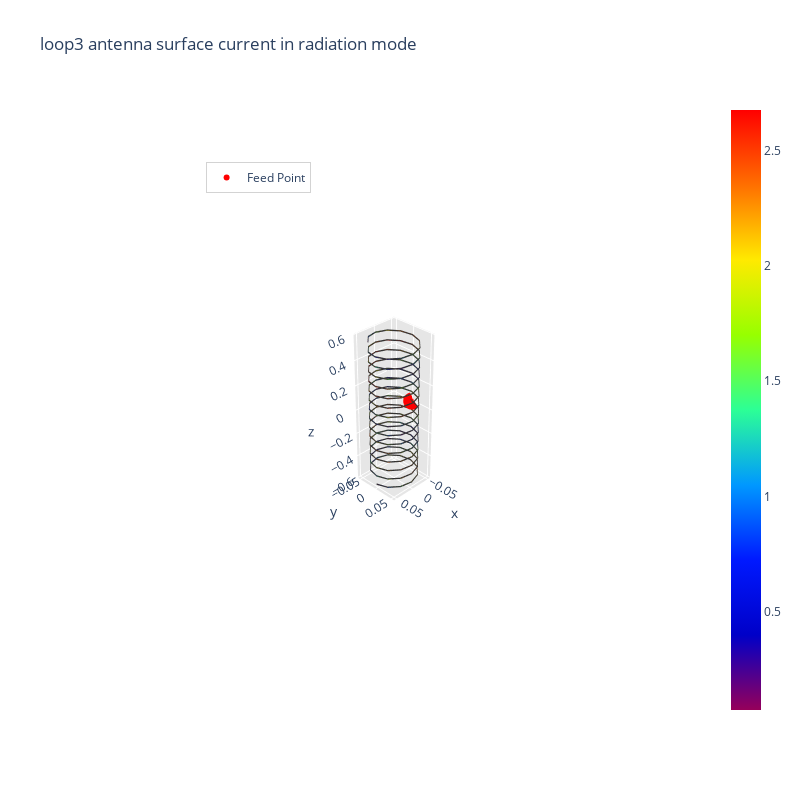

Notebook cell for this chart:
### Code cell
# Start time measurement
start_time = time.time()

feed_point = np.array([-0.1, 0, 0])
frequency = 500e6

radiation_algorithm(filename_mesh, frequency, feed_point)

elapsed_time = time.time() - start_time
print(f"Elapsed time for processing the studied antenna: {elapsed_time:.6f} seconds")
print('\n')

### Figure 1 — Plotly figure (JSON) as saved in the notebook; plotly's stock layout.template omitted (floating-point values rounded to 4 significant figures; data arrays with more than 128 entries replaced by an {"elided": "..."} marker saying what was removed)
{"data": [{"facecolor": {"elided": "358 str values"}, "i": {"elided": "358 int values"}, "j": {"elided": "358 int values"}, "k": {"elided": "358 int values"}, "name": "", "type": "mesh3d", "x": {"elided": "360 float values"}, "y": {"elided": "360 float values"}, "z": {"elided": "360 float values"}}, {"line": {"color": "rgb(50, 50, 50)", "width": 1.5}, "mode": "lines", "showlegend": false, "type": "scatter3d", "x": {"elided": "1790 float values"}, "y": {"elided": "1790 float values"}, "z": {"elided": "1790 float values"}}, {"hoverinfo": "none", "marker": {"color": [0.07171, 2.678], "colorscale": [[0, "rgb(150, 0, 90)"], [0.125, "rgb(0, 0, 200)"], [0.25, "rgb(0, 25, 255)"], [0.375, "rgb(0, 152, 255)"], [0.5, "rgb(44, 255, 150)"], [0.625, "rgb(151, 255, 0)"], [0.75, "rgb(255, 234, 0)"], [0.875, "rgb(255, 111, 0)"], [1, "rgb(255, 0, 0)"]], "showscale": true, "size": 0.1}, "mode": "markers", "showlegend": false, "type": "scatter3d", "x": [0.0545], "y": [0.0], "z": [-0.5637]}, {"marker": {"color": "red", "size": 6, "symbol": "circle"}, "mode": "markers+text", "name": "Feed Point", "type": "scatter3d", "x": [-0.0545], "y": [0], "z": [0]}], "layout": {"height": 800, "legend": {"bgcolor": "rgba(255,255,255,0.7)", "bordercolor": "lightgray", "borderwidth": 1, "x": 0.2, "xanchor": "left", "y": 0.9, "yanchor": "top"}, "scene": {"aspectratio": {"x": 0.09574, "y": 0.09574, "z": 0.3}, "camera": {"eye": {"x": 0.8, "y": 0.8, "z": 0.7}}, "xaxis": {"backgroundcolor": "rgb(230, 230, 230)", "gridcolor": "rgb(255, 255, 255)", "showbackground": true, "zerolinecolor": "rgb(255, 255, 255)"}, "yaxis": {"backgroundcolor": "rgb(230, 230, 230)", "gridcolor": "rgb(255, 255, 255)", "showbackground": true, "zerolinecolor": "rgb(255, 255, 255)"}, "zaxis": {"backgroundcolor": "rgb(230, 230, 230)", "gridcolor": "rgb(255, 255, 255)", "showbackground": true, "zerolinecolor": "rgb(255, 255, 255)"}}, "title": {"text": "loop3 antenna surface current in radiation mode"}, "width": 800}}
